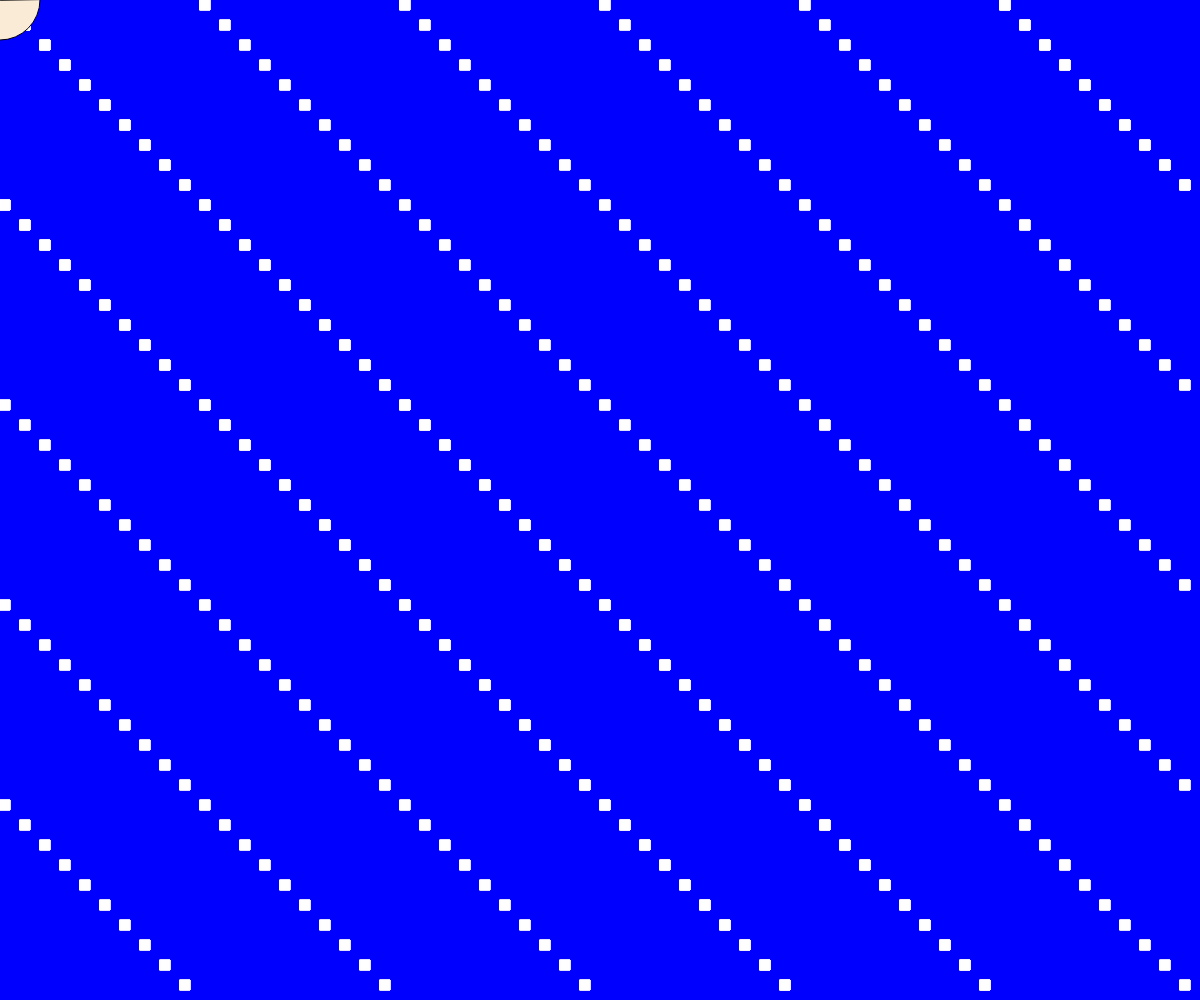
Frame 1 (no input)
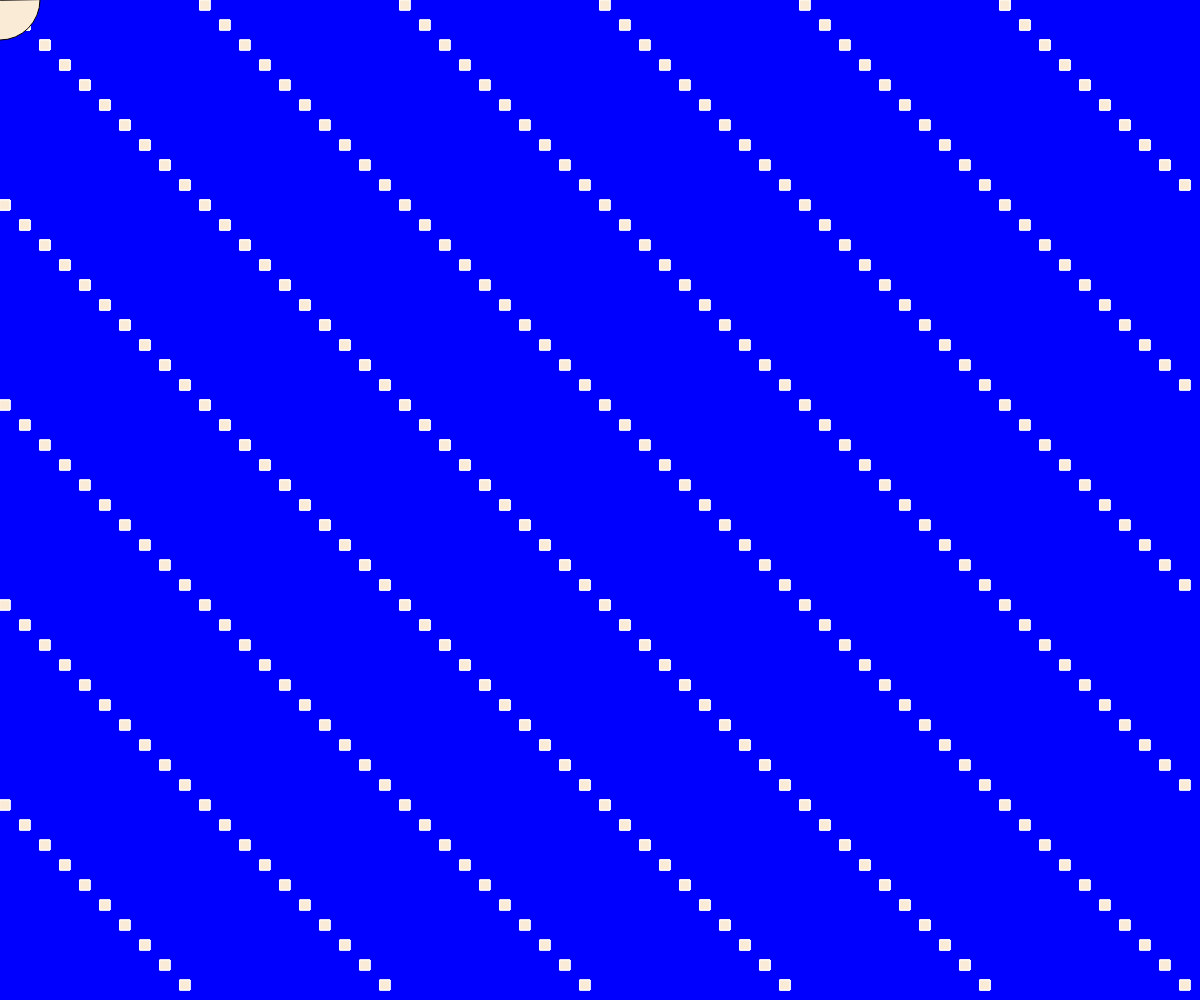
Frame 60 (no input)
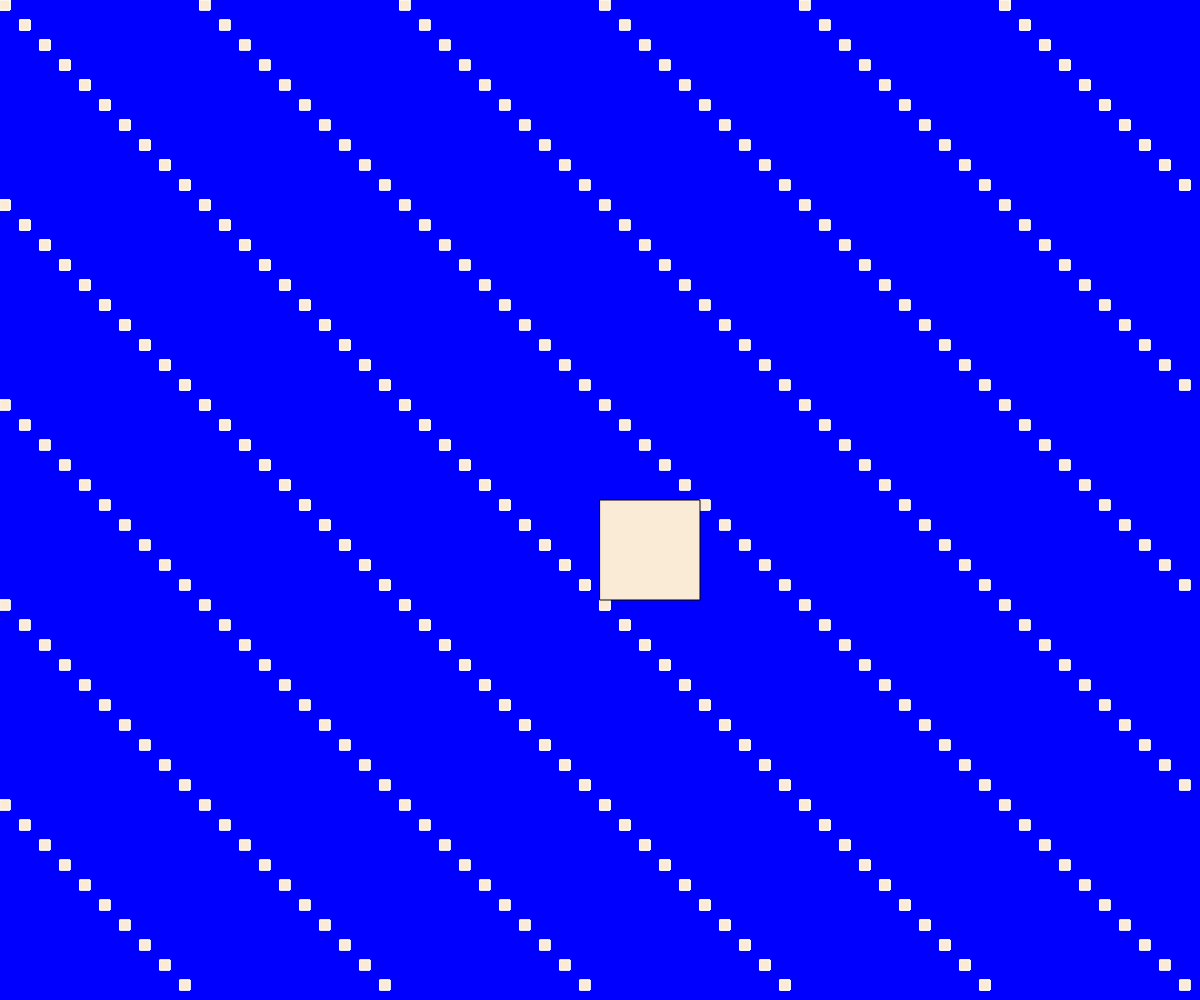
Frame 120 (the mouse pressed at the canvas centre since frame 60)

The p5.js sketch that drew these frames (run headless with seeded random() and noise() and a simulated clock; from frame 60 on, the mouse is pressed at the canvas centre):

// p5.js sketch
// ── sketch.js


function setup(){
    createCanvas(windowWidth,windowHeight);
}

function draw(){
    background('blue');
    stroke('white');
    for(var i = 0; i < 1000; i++){
        rect((i*20)%width,(i*20)%height,10,10);
    }
    fill('antiquewhite');
    stroke('black');
    if(mouseX <200){
        arc(mouseX, mouseY,80, 80, 0, PI + QUARTER_PI, PIE);
        }else{
        rect(mouseX, mouseY, 100,100);
        }
}
// ── lab1.html
<!DOCTYPE html>
    <head>
        <meta charset="UTF-8">
        <title>Week 3 </title>
        <link rel="stylesheet" href="style.css">
        <script src="p5.min.js"></script>
    </head>
    <body>
        <script src="sketch.js"></script>
    </body>
</html>
// ── script.js
var billy;

console.log(billy);

billy = 13
billy = 'billy is great';
billy = 'billy said "hello"';

//keyword expression codeblock
if (true) {
    console.log(billy);
}

if( 5 < 15){
    console.log('is it true?');
}

billy = "silly";
if(billy){
    console.log('billy is silly');
}

if(billy === 'silly'){
    console.log('really silly');
}

// == testing for equal value but allows for coercion
// billy == true 
// billy gets coerced to a boolean and the expression is true

// typeof operator precedes a variable name or literal value 

console.log(typeof "fortnite");
console.log(typeof billy);

if(typeof billy === "string"){
    billy = 'kahdhdskf';
}else{
    billy = 42;
}

//////////
// for loop

for(var i = 0; i < 5; i++){
    console.log('hello');
}

for(var i = 0; i < 10; i++){
    console.log(i);
}
console.log(i);
////////

// function declaration
function bob(){
    console.log('i am bob');
    return 'bob';
}

// function invokation
bob(); /// () function invokation operator 

/*for(var i = 0; i < 10; i++){
    bob();
}
    */

console.log( bob() );
function bailly(data){
    data = data + 100;
    return data;
}

var mydata = bailly(50);
console.log(mydata);
